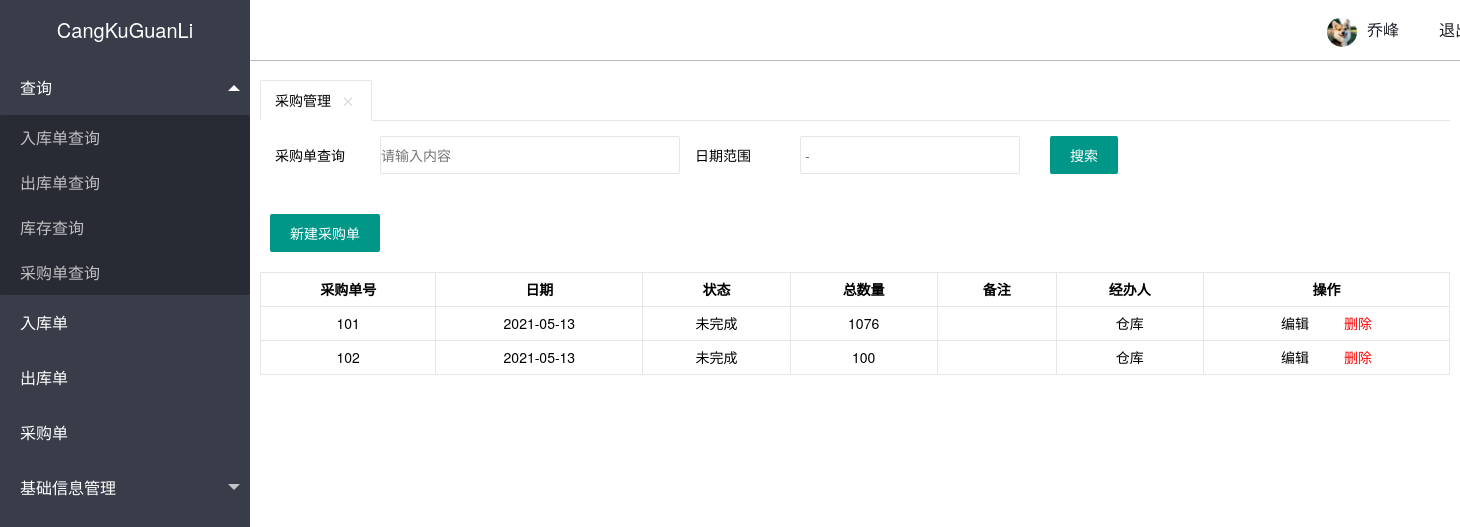
The page /admin/caigou/qf_cg_caigoudan.php on the database its author committed.
### tables this page shows
CREATE TABLE IF NOT EXISTS `qf_cg_caigoudan` (
  `cai_id` int(6) unsigned NOT NULL AUTO_INCREMENT,
  `ri_qi` date NOT NULL,
  `shu_liang` int(10) unsigned NOT NULL,
  `bei_zhu` varchar(30) DEFAULT NULL,
  `jing_ban_ren` varchar(10) NOT NULL DEFAULT '仓库',
  `status` varchar(20) NOT NULL DEFAULT '未完成',
  PRIMARY KEY (`cai_id`)
);

### inc/mysql.inc.php (called while the page is built, shortened)
<?php
function execute($link,$query){
    $result=mysqli_query($link,$query);
    return $result;
}
function num($link,$sql_count){
	$result=execute($link,$sql_count);
	$count=mysqli_fetch_row($result);
	return $count[0];
}
?>

### admin/caigou/qf_cg_caigoudan.php (the view, shortened to what this page needs)
<?php
include_once '../../inc/mysql.inc.php';
$link=connect();
?>
<?php include '../../inc/header.inc.php'?>
<form class="layui-form" action="">
  <div class="layui-form-item">
    <label class="layui-form-label">采购单查询</label>
    <div class="layui-input-block-wlxc">
      <input type="text" name="title" lay-verify="title" autocomplete="off" placeholder="请输入内容" class="layui-input">
    </div>
    <div class="layui-inline">
      <label class="layui-form-label">日期范围</label>
      <div class="layui-input-inline-wlxc">
        <input type="text" class="layui-input" id="test6" placeholder=" - ">
      </div>
    </div>
        <button id="parentIframe" type="submit" class="layui-btn">搜索</button>
      <br>
  </div>
</form>
<div id="layerDemo">
      <div class="layui-btn-container">
      <button type="submit" id="caigouguanli_xinjianw" class="layui-btn">新建采购单</button>
      </div>
 </div>
 <table class="layui-G-table">
   <thead>
     <tr>
       <th>采购单号</th>
       <th>日期</th>
       <th>状态</th>
       <th>总数量</th>
       <th>备注</th>
       <th>经办人</th>
       <th>操作</th>
     </tr>
     <?php
     $query='select * from qf_cg_caigoudan';
     $result=execute($link,$query);
     while ($data=mysqli_fetch_assoc($result)){
       $url=urlencode("qf_cg_caigoudan_del.php?cai_id={$data['cai_id']}");
       $return_url=urlencode($_SERVER['REQUEST_URI']);
       $message="确认删除采购单{$data['cai_id']}吗？";
       $delete_url="confirm.php?url={$url}&return_url={$return_url}&message={$message}";
      $query="select sum(caigou_shuliang) from qf_cg_caigoudan_liebiao where cai_id={$data['cai_id']}";
      $sum_rksl=num($link,$query);
$html=<<<A
    <tr>
    <td>{$data['cai_id']}</td>
    <td>{$data['ri_qi']}</td>
    <td>{$data['status']}</td>
    <td>{$sum_rksl}</td>
    <td>{$data['bei_zhu']}</td>
    <td>{$data['jing_ban_ren']}</td>
    <td>
    <a href='qf_cg_caigoudan_liebiao.php?cai_id={$data['cai_id']}'>编辑</a>&nbsp;&nbsp;&nbsp;&nbsp;&nbsp;&nbsp;&nbsp;&nbsp;</a>
    <a href='$delete_url'style=color:#f00>删除</td>
    </tr>
A;
        echo $html;
        }
     ?>
   </thead>
 </table>
<?php include '../../inc/footer.inc.php'?>

### rows shown on the page
qf_cg_caigoudan: cai_id "101", ri_qi "2021-05-13", status "未完成", sum_rksl "1076", jing_ban_ren "仓库"
qf_cg_caigoudan: cai_id "102", ri_qi "2021-05-13", status "未完成", sum_rksl "100", jing_ban_ren "仓库"

### other values the page prints
$template['title'] "采购管理"
